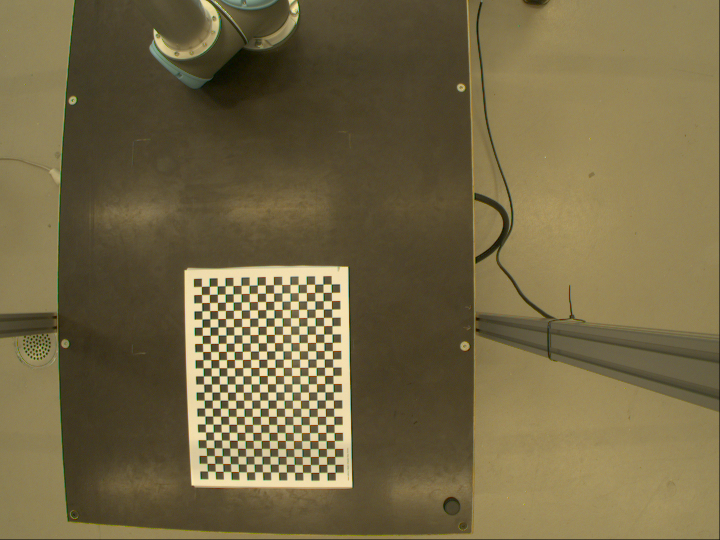
#> input picture 1.png, 1440 x 1080 px (shown at 1/2 size); its folder holds 5 pictures in this run; the run also reads 1 picture not shown here
$ python calibration.py
#> lines starting #> are read from the running program, lines starting #| are printed output that depends on the picture; after the words box and inside, x2 and y2 are one past the last pixel; in counts of white or black regions, pixels touching at a corner belong together
# [70 lines of commented-out code are left out]
import glob
import pickle
import cv2 as cv
import numpy as np

## find chessboard corners

chessboardsize = (24, 17) # coners i want to find
frameSize = (1440, 1080) # pixs of camera

# termination criteria
criteria = (cv.TERM_CRITERIA_EPS + cv.TERM_CRITERIA_MAX_ITER, 30, .0001) ## finding subpixs

# prepare object point, line (0,0,0), (1,1,1), (2,0,0) .....,(6,5,0)
objp = np.zeros((chessboardsize[0] * chessboardsize[1], 3), np.float32)
objp[:,:2] = np.mgrid[0:chessboardsize[0], 0:chessboardsize[1]].T.reshape(-1, 2)

# arrays to store object point and image point from all the images.
objPoints = [] # 3d point in real world space
imgPoint = [] # 2d point in image plane

images = glob.glob("*.png")## all my images

for image in images:
    print(image)
    img = cv.imread(image)
#> img is the input picture: shape (1080, 1440, 3); mean B, G, R 69.3, 103.9, 116.1
    gray = cv.cvtColor(img, cv.COLOR_RGB2GRAY)# convert to gray scale
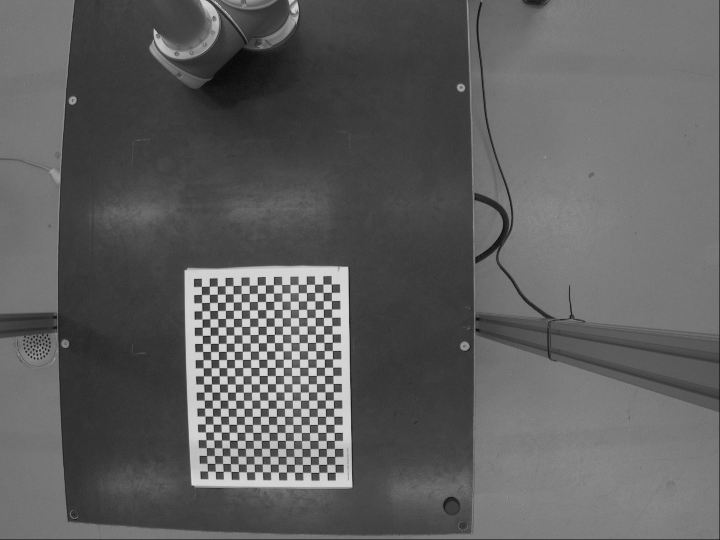
#> gray: shape (1080, 1440) (shown at 1/2 size); min 0, max 236, mean 94.9
    # Find the chess board corners
    ret, corners = cv.findChessboardCorners(gray, chessboardsize, None)
#> ret = True; corners = 408 rows, first 8: [415.6, 942.6], [415, 927.6], [413.8, 911.7], [413.3, 895.9], [412.6, 880], [411.8, 864.9], [411.3, 848.8], [410.7, 832.9]

    # If found, add object points, image point (after refining them)
    if ret == True:

        objPoints.append(objp)
        corners2 = cv.cornerSubPix(gray, corners, (11,11), (-1,-1), criteria)
#> corners2 = 408 rows, first 8: [415.6, 942.6], [414.8, 927.3], [413.8, 911.6], [413.3, 895.7], [412.6, 880.1], [411.6, 864.5], [411.2, 848.6], [410.5, 832.7]
        imgPoint.append(corners)

    # Draw and display the Corners
    cv. drawChessboardCorners(img, chessboardsize, corners2, ret)
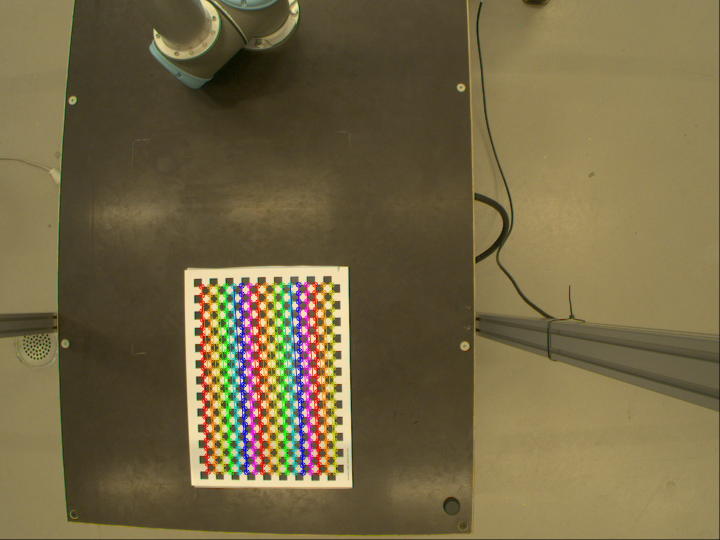
#> img: shape (1080, 1440, 3) (shown at 1/2 size); 4.02% of pixels changed, all inside (x1, y1, x2, y2) = (397, 563, 678, 952)
    cv.imshow("img", img)
    cv.waitKey(500)

    cv.destroyAllWindows()

# print( "object Point : ", objpoint)
# print(image points: ", imgpoint)

##### Calibration#####

ret, cameraMatrix, dist, rvecs, tvecs = cv.calibrateCamera(objPoints, imgPoint, frameSize, None, None)

print("Camera Calibration:", ret)
print("\nCamera Matrix\n", cameraMatrix)
print("\nDistortion Parameters:\n ", dist)
print("\nRotation Vectors: \n", rvecs)
print("\n Translation Vectors: \n", tvecs)

#### undistortion #####

img= cv.imread("11.png")
h, w = img.shape[:2]
#> h = 202; w = 360
newCameraMatrix, roi= cv. getOptimalNewCameraMatrix(cameraMatrix,dist, (w,h), 1, (w,h) )

#undistort
dst= cv.undistort(img, cameraMatrix, dist, None, newCameraMatrix)
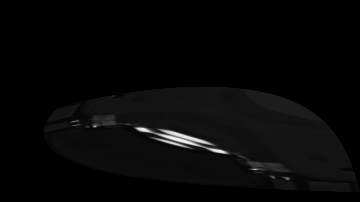
#> dst: shape (202, 360, 3); mean B, G, R 7.3, 7.3, 7.3
#crop the image
x,y,w,h= roi
dst= dst[ y:y+h, x:x+w]
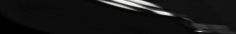
#> dst: shape (34, 236, 3); mean B, G, R 22, 22.1, 22.1
cv.imwrite("picResult9.png", dst)

#undistort with remapping
mapx, mapy= cv.initUndistortRectifyMap(cameraMatrix, dist, None, newCameraMatrix, (w,h), 5)
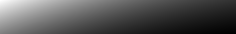
#> mapx: shape (34, 236) float32; min 534.3, max 1529.6, mean 865.2; drawn with min black and max white
dst= cv.remap(img,mapx,mapy,cv.INTER_LINEAR)
#> dst: shape (34, 236, 3); every value is 0

#crop the image
x,y,w,h =roi
dst= dst[y:y+ h, x:x+w]
cv.imwrite("picResult2.png", dst)

# Reprojection Error
mean_error = 0

for i in range(len(objPoints)):
    imgPoint2, _ = cv.projectPoints(objPoints[i], rvecs[i], tvecs[i], cameraMatrix, dist)
    error= cv.norm(imgPoint[i], imgPoint2, cv.NORM_L2)/len(imgPoint2)
    mean_error += error

print("\ntotal error: {}" .format(mean_error/len(objPoints)))
print("\n\n\n")
